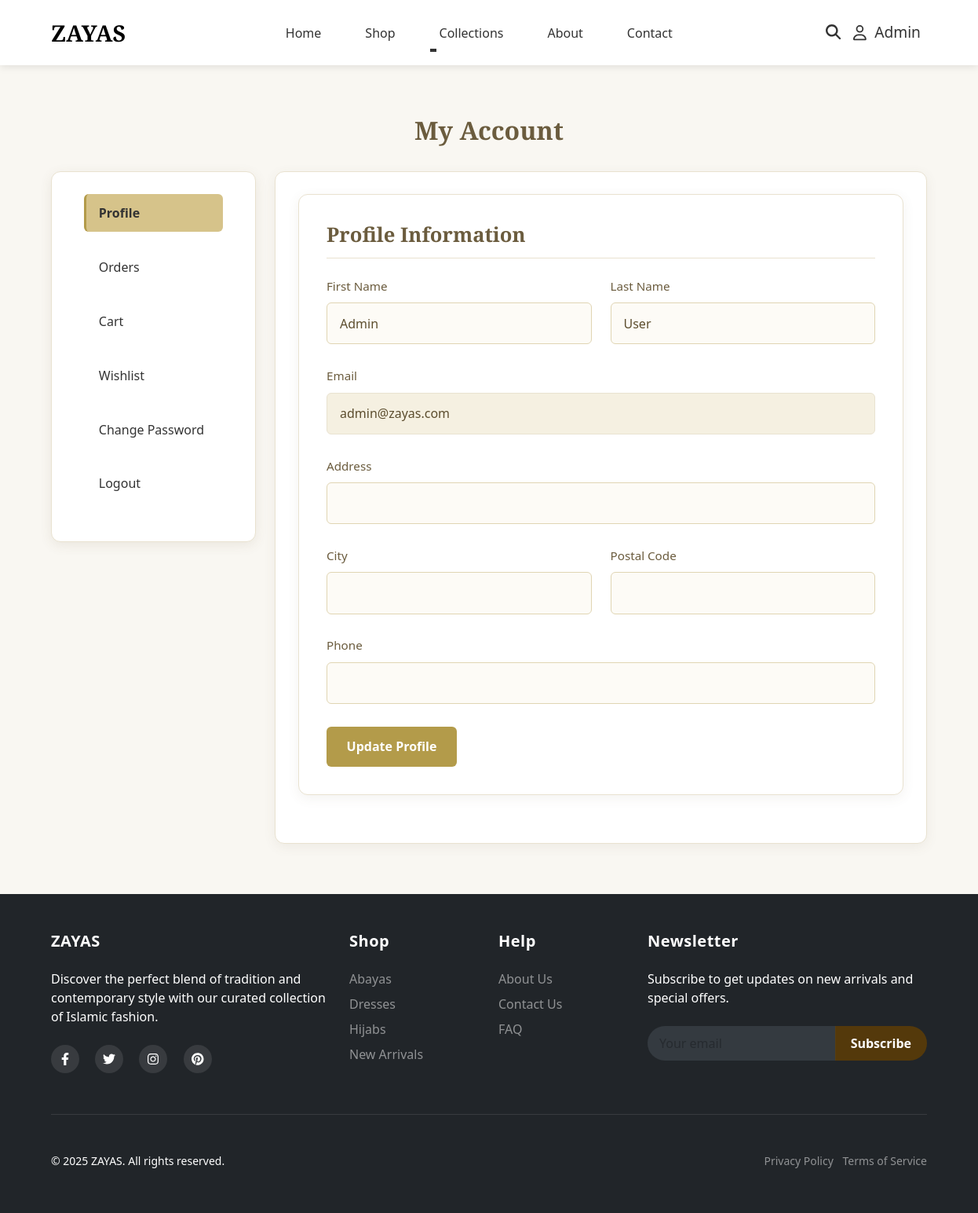
The app's page /views/user/account.php (signed in) with its own data.
### tables this page shows
CREATE TABLE IF NOT EXISTS users (
    id INT AUTO_INCREMENT PRIMARY KEY,
    first_name VARCHAR(50) NOT NULL,
    last_name VARCHAR(50) NOT NULL,
    email VARCHAR(100) NOT NULL UNIQUE,
    password VARCHAR(255) NOT NULL,
    address VARCHAR(255),
    city VARCHAR(50),
    postal_code VARCHAR(20),
    phone VARCHAR(20),
    is_admin BOOLEAN DEFAULT 0,
    is_delivery BOOLEAN DEFAULT 0,
    created_at TIMESTAMP DEFAULT CURRENT_TIMESTAMP
);

### config/config.php (called while the page is built, shortened)
<?php
function url($path) {
    return BASE_URL . $path;
}
function isLoggedIn() {
    return isset($_SESSION['user_id']);
}
?>

### controllers/UserController.php (called while the page is built, shortened)
<?php
require_once __DIR__ . '/../models/UserModel.php';
require_once __DIR__ . '/../controllers/OrderController.php';
require_once __DIR__ . '/../controllers/WishlistController.php';
require_once __DIR__ . '/../controllers/CartController.php';
class UserController {
    private $userModel;
    private $orderController;
    private $wishlistController;
    private $cartController;
    public function __construct($db) {
        $this->userModel = new UserModel($db);
        $this->orderController = new OrderController($db);
        $this->wishlistController = new WishlistController($db);
        $this->cartController = new CartController($db);
    }
    public function account() {
        $user = $this->userModel->getUserById($_SESSION['user_id']);
        $orders = $this->orderController->getUserOrders();
        $wishlist = $this->wishlistController->viewWishlist();
        $cart = $this->cartController->viewCart();
        return [
            'user' => $user,
            'orders' => $orders['orders'],
            'wishlist' => $wishlist['wishlist'],
            'cart' => $cart
        ];
    }
}
?>

### models/UserModel.php (called while the page is built, shortened)
<?php
class UserModel {
    private $conn;
    private $table = 'users';
    public function __construct($db) {
        $this->conn = $db;
    }
    public function getUserById($id) {
        $query = "SELECT id, first_name, last_name, email, address, city, postal_code, phone, is_admin, is_delivery
                  FROM " . $this->table . "
                  WHERE id = :id";
        $stmt = $this->conn->prepare($query);
        $stmt->bindParam(':id', $id);
        $stmt->execute();
        return $stmt->fetch();
    }
}
?>

### controllers/OrderController.php (called while the page is built, shortened)
<?php
require_once __DIR__ . '/../models/OrderModel.php';
require_once __DIR__ . '/../controllers/CartController.php';
class OrderController {
    private $orderModel;
    public function __construct($db) {
        $this->orderModel = new OrderModel($db);
    }
    public function getUserOrders() {
        $orders = $this->orderModel->getUserOrders($_SESSION['user_id']);
        return [
            'orders' => $orders
        ];
    }
}
?>

### models/OrderModel.php (called while the page is built, shortened)
<?php
class OrderModel {
    private $conn;
    private $table = 'orders';
    public function __construct($db) {
        $this->conn = $db;
    }
    public function getUserOrders($userId) {
        $query = "SELECT * FROM " . $this->table . "
                  WHERE user_id = :user_id
                  ORDER BY created_at DESC";
        $stmt = $this->conn->prepare($query);
        $stmt->bindParam(':user_id', $userId);
        $stmt->execute();
        return $stmt->fetchAll();
    }
}
?>

### controllers/WishlistController.php (called while the page is built, shortened)
<?php
require_once __DIR__ . '/../models/WishlistModel.php';
class WishlistController {
    private $wishlistModel;
    public function __construct($db = null) {
        if ($db) {
            $this->wishlistModel = new WishlistModel($db);
        }
    }
    public function getWishlist() {
        return $this->wishlistModel->getWishlist($_SESSION['user_id']);
    }
    public function viewWishlist() {
        return [
            'wishlist' => $this->getWishlist()
        ];
    }
}
?>

### models/WishlistModel.php (called while the page is built, shortened)
<?php
class WishlistModel {
    private $conn;
    private $table = 'wishlist';
    public function __construct($db) {
        $this->conn = $db;
    }
    public function getWishlist($userId) {
        $query = "SELECT w.id, w.product_id, p.name, p.price, p.image_path, p.type
                  FROM " . $this->table . " w
                  JOIN products p ON w.product_id = p.id
                  WHERE w.user_id = :user_id
                  ORDER BY w.created_at DESC";
        $stmt = $this->conn->prepare($query);
        $stmt->bindParam(':user_id', $userId);
        $stmt->execute();
        return $stmt->fetchAll();
    }
}
?>

### controllers/CartController.php (called while the page is built, shortened)
<?php
require_once __DIR__ . '/../models/CartModel.php';
class CartController {
    private $cartModel;
    public function __construct($db = null) {
        $this->cartModel = new CartModel($db);
        if ($db) {
            $this->productModel = new ProductModel($db);
        }
    }
    private function getCurrentUserId() {
        return isset($_SESSION['user_id']) ? $_SESSION['user_id'] : 0;
    }
    public function getCartWithProducts() {
        $userId = $this->getCurrentUserId();
        $cartItems = $this->cartModel->getCartItems($userId);
        $cartWithProducts = [];
        $totalPrice = 0;
        return [
            'items' => $cartWithProducts,
            'total_price' => $totalPrice,
            'item_count' => count($cartWithProducts)
        ];
    }
    public function viewCart() {
        return $this->getCartWithProducts();
    }
}
?>

### models/CartModel.php (called while the page is built, shortened)
<?php
class CartModel {
    private $conn;
    private $table = 'cart';
    public function __construct($db = null) {
        $this->conn = $db;
    }
    public function getCartItems($userId) {
        try {
            $query = "SELECT product_id, quantity FROM " . $this->table . "
                      WHERE user_id = :user_id";
            $stmt = $this->conn->prepare($query);
            $stmt->bindParam(':user_id', $userId);
            $stmt->execute();
            $items = [];
            return $items;
        } catch (Exception $e) {
            return [];
        }
    }
}
?>

### views/user/account.php (the view, shortened to what this page needs)
<?php
require_once '../../config/config.php';
require_once '../../controllers/UserController.php';
$database = new Database();
$db = $database->getConnection();
$userController = new UserController($db);
$data = $userController->account();
$user = $data['user'];
include_once '../../includes/header.php';
?>
<section class="account-section section-padding">
    <div class="container">
        <h1 class="page-title">My Account</h1>
        <div class="row">
            <div class="col-lg-3">
                <div class="account-nav">
                    <ul class="nav flex-column">
                        <li class="nav-item">
                            <a class="nav-link active" href="#profile" data-bs-toggle="tab">Profile</a>
                        </li>
                        <li class="nav-item">
                            <a class="nav-link" href="#orders" data-bs-toggle="tab">Orders</a>
                        </li>
                        <li class="nav-item">
                            <a class="nav-link" href="#cart" data-bs-toggle="tab">Cart</a>
                        </li>
                        <li class="nav-item">
                            <a class="nav-link" href="#wishlist" data-bs-toggle="tab">Wishlist</a>
                        </li>
                        <li class="nav-item">
                            <a class="nav-link" href="#password" data-bs-toggle="tab">Change Password</a>
                        </li>
                        <li class="nav-item">
                            <a class="nav-link logout-link" href="javascript:void(0);" onclick="confirmLogout('<?php echo url('/views/auth/logout.php'); ?>')">Logout</a>
                        </li>
                    </ul>
                </div>
            </div>
            <div class="col-lg-9">
                <div class="tab-content">
                    <div class="tab-pane fade show active" id="profile">
                        <div class="account-card">
                            <h2 class="card-title">Profile Information</h2>
                            <form action="<?php echo url('/controllers/user/update-profile.php'); ?>" method="post" class="profile-form">
                                <div class="row">
                                    <div class="col-md-6">
                                        <div class="form-group">
                                            <label for="first_name">First Name</label>
                                            <input type="text" id="first_name" name="first_name" value="<?php echo htmlspecialchars($user['first_name']); ?>" required>
                                        </div>
                                    </div>
                                    <div class="col-md-6">
                                        <div class="form-group">
                                            <label for="last_name">Last Name</label>
                                            <input type="text" id="last_name" name="last_name" value="<?php echo htmlspecialchars($user['last_name']); ?>" required>
                                        </div>
                                    </div>
                                </div>
                                <div class="form-group">
                                    <label for="email">Email</label>
                                    <input type="email" id="email" value="<?php echo htmlspecialchars($user['email']); ?>" readonly>
                                </div>
                                <div class="form-group">
                                    <label for="address">Address</label>
                                    <input type="text" id="address" name="address" value="<?php echo htmlspecialchars($user['address'] ?? ''); ?>">
                                </div>
                                <div class="row">
                                    <div class="col-md-6">
                                        <div class="form-group">
                                            <label for="city">City</label>
                                            <input type="text" id="city" name="city" value="<?php echo htmlspecialchars($user['city'] ?? ''); ?>">
                                        </div>
                                    </div>
                                    <div class="col-md-6">
                                        <div class="form-group">
                                            <label for="postal_code">Postal Code</label>
                                            <input type="text" id="postal_code" name="postal_code" value="<?php echo htmlspecialchars($user['postal_code'] ?? ''); ?>">
                                        </div>
                                    </div>
                                </div>
                                <div class="form-group">
                                    <label for="phone">Phone</label>
                                    <input type="text" id="phone" name="phone" value="<?php echo htmlspecialchars($user['phone'] ?? ''); ?>">
                                </div>
                                <button type="submit" class="btn-primary">Update Profile</button>
                            </form>
                        </div>
                    </div>
                </div>
            </div>
        </div>
    </div>
</section>
<?php
include_once '../../includes/footer.php';
?>

### public/css/header.css (style rules this page uses)
.nav-link { font-weight: 500; color: #333 !important; padding: 0.75rem 1rem !important; position: relative; transition: all 0.3s ease; }
.nav-link::after { content: ''; position: absolute; bottom: 0; left: 0; width: 0; height: 2px; background-color: #333; transition: width 0.3s ease; }
@media (min-width: 992px) { .nav-link { margin: 0 0.75rem; } }

### public/css/account.css (style rules this page uses)
.section-padding { padding: 4rem 0; background-color: #f9f7f2; }
.page-title { font-size: 2rem; margin-bottom: 2rem; color: #6b5c3e; text-align: center; font-weight: 600; font-family: 'Cormorant Garamond', serif; }
.account-nav { background-color: #fff; border-radius: 12px; box-shadow: 0 4px 15px rgba(107, 92, 62, 0.1); padding: 1.8rem; margin-bottom: 2rem; border: 1px solid #e9e2d0; }
.account-nav .nav-link { color: #6b5c3e; padding: 0.85rem 1.2rem; border-radius: 6px; transition: all 0.3s ease; font-weight: 500; display: block; margin-bottom: 0.8rem; border-left: 3px solid transparent; }
.account-nav .nav-link.active { background-color: #d6c38a; color: #5c4d2e; border-left: 3px solid #b39b4a; font-weight: 600; }
.account-nav .nav-item { margin-bottom: 0.5rem; }
.account-nav .nav { display: flex; flex-direction: column; }
.account-card { background-color: #fff; border-radius: 12px; box-shadow: 0 4px 15px rgba(107, 92, 62, 0.08); padding: 2.2rem; margin-bottom: 2rem; border: 1px solid #e9e2d0; transition: all 0.3s ease; }
.card-title { font-size: 1.6rem; margin-bottom: 1.5rem; color: #6b5c3e; border-bottom: 1px solid #e9e2d0; padding-bottom: 0.85rem; font-family: 'Cormorant Garamond', serif; font-weight: 600; }
.tab-content { background-color: #fff; border-radius: 12px; box-shadow: 0 4px 15px rgba(107, 92, 62, 0.08); border: 1px solid #e9e2d0; }
.tab-pane { padding: 1.8rem; }
.form-group { margin-bottom: 1.8rem; }
.form-group label { display: block; margin-bottom: 0.6rem; font-weight: 500; color: #6b5c3e; font-size: 0.95rem; }
.form-group input { width: 100%; padding: 0.85rem 1rem; border: 1px solid #e0d5b3; border-radius: 6px; font-size: 1rem; transition: all 0.3s ease; background-color: #fdfbf6; color: #5c4d2e; }
.form-group input[readonly] { background-color: #f5f0e1; cursor: not-allowed; border-color: #e9e2d0; }
.btn-primary { background-color: #b39b4a; color: #fff; border: none; padding: 0.85rem 1.6rem; border-radius: 6px; font-weight: 600; cursor: pointer; transition: all 0.3s ease; display: inline-block; text-decoration: none; position: relative; overflow: hidden; z-index: 1; }
.btn-primary:before { content: ''; position: absolute; top: 0; left: -100%; width: 100%; height: 100%; background: linear-gradient(90deg, transparent, rgba(255, 255, 255, 0.2), transparent); transition: all 0.6s ease; z-index: -1; }

### records on screen
users: first_name "Admin", last_name "User", email "admin@zayas.com"

### other values on screen
$firstName "Admin"
